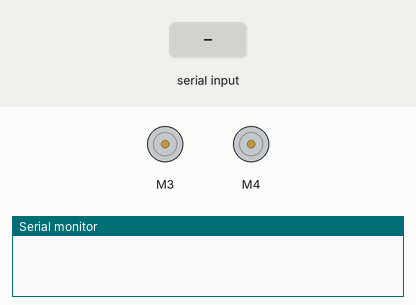
This sketch was run on a simulated Arduino Uno, built with avr-gcc and run on an emulated ATmega328P. On the bench: 2 × DC motor (green arrow = forward, orange = backward, longer = faster), the last lines printed to the serial monitor. The inputs (shaded band) are chosen by the test bench.

Above: at 1.2 s.
1.3 s: "f" received over Serial
At 1.7 s:
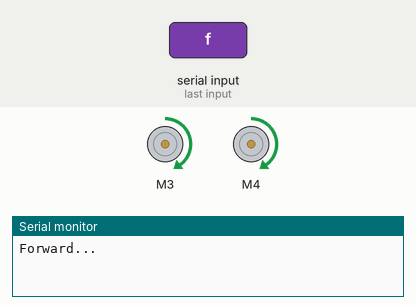
2.8 s: "b" received over Serial
At 4.0 s:
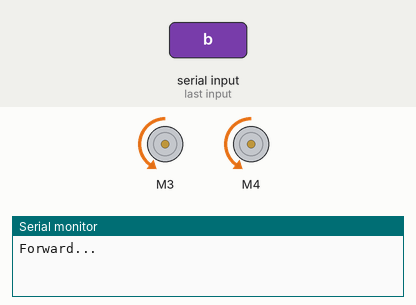
4.3 s: "l" received over Serial
At 5.2 s:
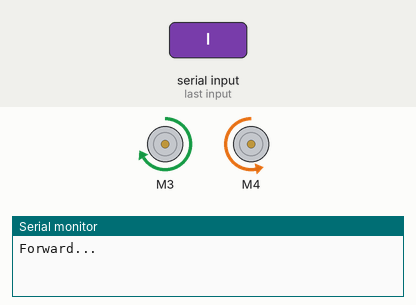
5.8 s: "r" received over Serial
At 6.3 s:
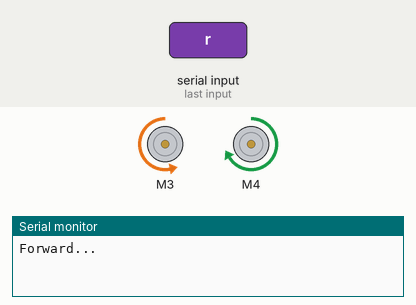
7.3 s: "x" received over Serial
At 8.5 s:
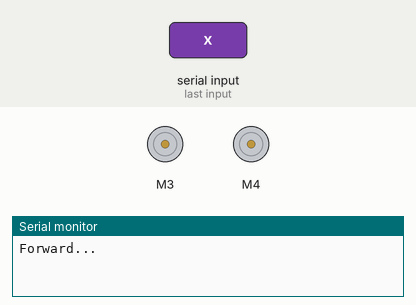
8.8 s: "a" received over Serial
At 9.8 s:
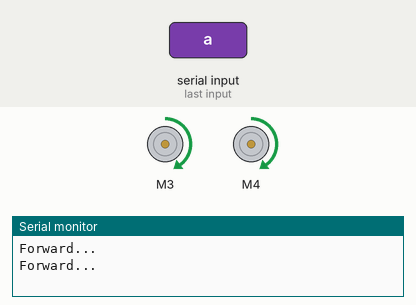
Timing chart, 0 to 12.8 s (numbered marks = the images above; inputs shaded):
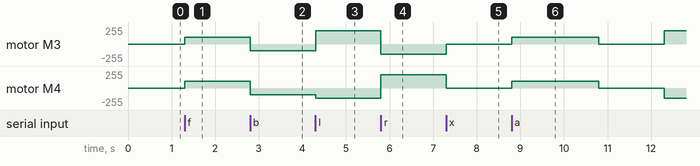

Measured:
- after the input at 1.3 s, motor M3, motor M4: stopped → forward 100/255 at once
- after the input at 2.8 s, motor M3, motor M4: forward 100/255 → backward 100/255 at once
- after the input at 4.3 s, motor M3: backward 100/255 → forward 200/255 at once; motor M4: backward 100/255 → backward 150/255 at once
- after the input at 5.8 s, motor M3: forward 200/255 → backward 150/255 at once; motor M4: backward 150/255 → forward 200/255 at once
- after the input at 7.3 s, motor M3: backward 150/255 → stopped at once; motor M4: forward 200/255 → stopped at once
- after the input at 8.8 s, motor M3: stopped → forward 100/255 at once, → stopped 2.0 s later, → forward 200/255 1.5 s later; motor M4: stopped → forward 100/255 at once, → stopped 2.0 s later, → backward 150/255 1.5 s later

The sketch:

DuinoCommandTest.ino
```cpp
#include <AFMotor.h>

#define MODERATE_SPEED 100
#define TURNING_SPEED 200
#define TOP_SPEED  255

AF_DCMotor Motor1(3);
AF_DCMotor Motor2(4);

void setup()
{
  Serial.begin(9600);
}

void loop(){
  char c = Serial.read();
  if(c == 'f'){
    forward();
  }
  else if (c == 'b') {
    reverse();
  }
  else if (c == 'l'){
    turnLeft();
  }
  else if (c == 'r'){
    turnRight();
  }
  else if (c == 'x'){
    brake();
  }
  else if (c == 'a'){
    autox();
  }
}

void forward(){
  Serial.println("Forward...");
  Motor1.setSpeed(MODERATE_SPEED);
  Motor2.setSpeed(MODERATE_SPEED);
  Motor1.run(FORWARD);
  Motor2.run(FORWARD);
}

void reverse(){
  Motor1.setSpeed(MODERATE_SPEED);
  Motor2.setSpeed(MODERATE_SPEED);
  Motor1.run(BACKWARD);
  Motor2.run(BACKWARD);
}

void brake(){
  Motor1.setSpeed(0);
  Motor2.setSpeed(0);
  Motor1.run(BRAKE);
  Motor2.run(BRAKE);
  delay(500);
}

void turnLeft(){
  turn(Motor1, Motor2);
}

void turnRight(){
  turn(Motor2, Motor1);
}

void turn(AF_DCMotor &motor1, AF_DCMotor &motor2){
  motor1.setSpeed(TURNING_SPEED);
  motor2.setSpeed(TURNING_SPEED - 50);
  motor1.run(FORWARD);
  motor2.run(BACKWARD);
  delay(500);
}

void autox(){
  forward();
  delay(2000);
  brake();
  delay(1000);
  turnLeft();
  delay(2000);

  brake();
  delay(1000);
  forward();
  delay(2000);

  brake();
  delay(1000);
  turnRight();
  delay(2000);

  brake();
  delay(1000);
  reverse();
  delay(2000);
  brake();
}
```
